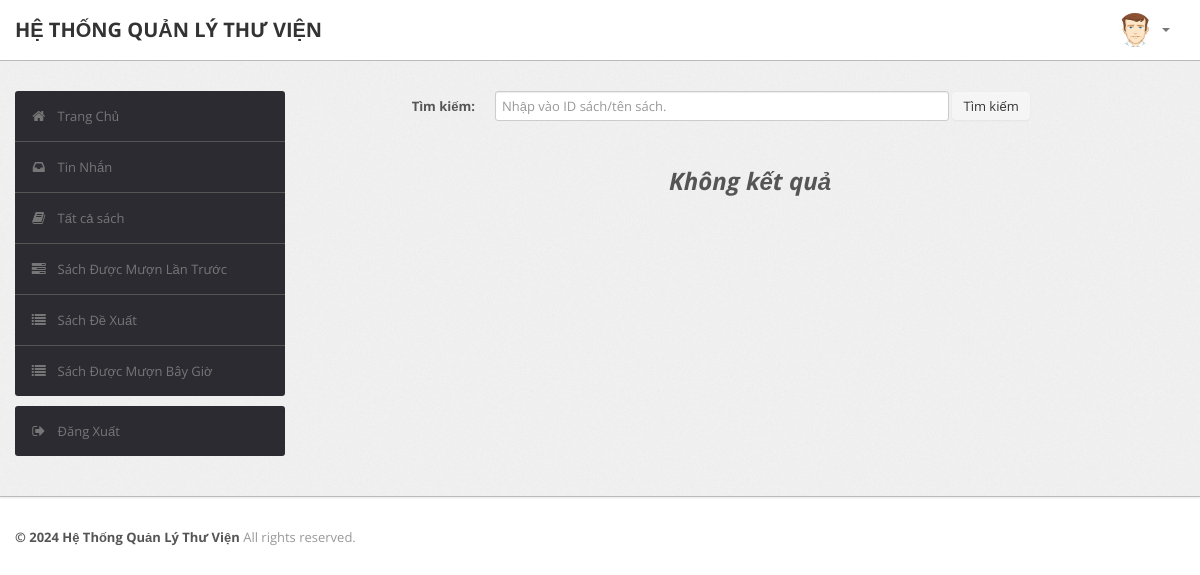
The page /student/current.php (signed in) on the database as committed earlier.
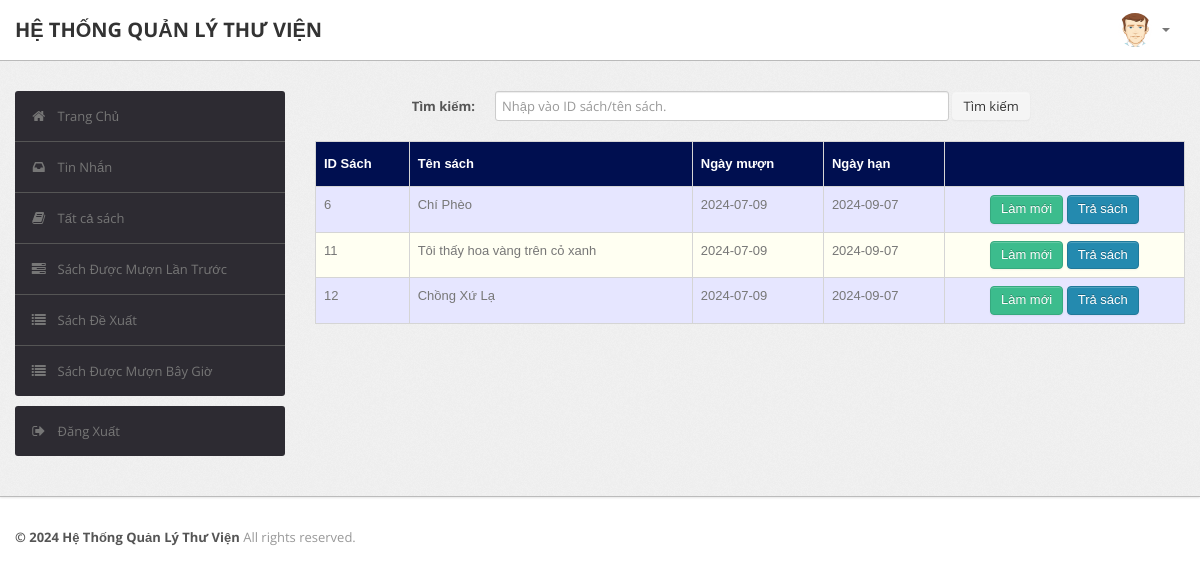
The same page on the database as committed later.
### tables this page shows
CREATE TABLE `record` (
  `RollNo` varchar(50) NOT NULL,
  `BookId` int(10) NOT NULL,
  `Date_of_Issue` date DEFAULT NULL,
  `Due_Date` date DEFAULT NULL,
  `Date_of_Return` date DEFAULT NULL,
  `Dues` int(10) DEFAULT NULL,
  `Renewals_left` int(10) DEFAULT NULL,
  `Time` time DEFAULT NULL
);

CREATE TABLE `book` (
  `BookId` int(10) NOT NULL,
  `Title` varchar(50) DEFAULT NULL,
  `Publisher` varchar(50) DEFAULT NULL,
  `Year` varchar(50) DEFAULT NULL,
  `Availability` int(5) DEFAULT NULL
);

### student/current.php (the view, shortened to what the changed rows need)
<?php
require('dbconn.php');
?>
<?php
if ($_SESSION['RollNo']) {
    ?>
<!DOCTYPE html>
<html lang="en">
    <head>
        <link type="text/css" href="bootstrap/css/bootstrap.min.css" rel="stylesheet">
        <link type="text/css" href="bootstrap/css/bootstrap-responsive.min.css" rel="stylesheet">
        <link type="text/css" href="css/theme.css" rel="stylesheet">
        <link type="text/css" href="images/icons/css/font-awesome.css" rel="stylesheet">
    </head>
    <body>
        <div class="wrapper">
            <div class="container">
                <div class="row">
                    <div class="span9">
                                    <br>
                                    <?php
                                    $rollno = $_SESSION['RollNo'];
                                    if(isset($_POST['submit']))
                                        {$s=$_POST['title'];
                                            $sql="select * from LMS.record,LMS.book where RollNo = '$rollno' and Date_of_Issue is NOT NULL and Date_of_Return is NULL and book.Bookid = record.BookId and (record.BookId='$s' or Title like '%$s%')";
                                        }
                                    else
                                        $sql="select * from LMS.record,LMS.book where RollNo = '$rollno' and Date_of_Issue is NOT NULL and Date_of_Return is NULL and book.Bookid = record.BookId";
                                    $result=$conn->query($sql);
                                    $rowcount=mysqli_num_rows($result);
                                    if(!($rowcount))
                                        echo "<br><center><h2><b><i>Không kết quả</i></b></h2></center>";
                                    else
                                    {
                                    ?>
                        <table class="table" id = "tables">
                                  <thead>
                                    <tr>
                                      <th>ID Sách</th>
                                      <th>Tên sách</th>
                                      <th>Ngày mượn</th>
                                      <th>Ngày hạn</th>
                                      <th></th>
                                    </tr>
                                  </thead>
                                  <tbody>
                                <?php
                            while($row=$result->fetch_assoc())
                            {
                                $bookid=$row['BookId'];
                                $name=$row['Title'];
                                $issuedate=$row['Date_of_Issue'];
                                $duedate=$row['Due_Date'];
                                $renewals=$row['Renewals_left'];
                            ?>
                                    <tr>
                                      <td><?php echo $bookid ?></td>
                                      <td><?php echo $name ?></td>
                                      <td><?php echo $issuedate ?></td>
                                      <td><?php echo $duedate ?></td>
                                        <td><center>
                                        <?php
                                         if($renewals)
                                            echo "<a href=\"renew_request.php?id=".$bookid."\" class=\"btn btn-success\">Làm mới</a>";
                                        ?>
                                        <a href="return_request.php?id=<?php echo $bookid; ?>" class="btn btn-primary">Trả sách</a>
                                        </center></td>
                                    </tr>
                            <?php }} ?>
                                    </tbody>
                                </table>
                    </div>
                </div>
            </div>
        </div>
    </body>
</html>
<?php }
else {
    echo "<script type='text/javascript'>alert('Access Denied!!!')</script>";
} ?>

Rows that differ between the two databases and show on the page:
added record: BookId.BookId "6", BookId.Title "Chí Phèo", Date_of_Issue "2024-07-09", Due_Date "2024-09-07"
added record: BookId.BookId "11", BookId.Title "Tôi thấy hoa vàng trên cỏ xanh", Date_of_Issue "2024-07-09", Due_Date "2024-09-07"
added record: BookId.BookId "12", BookId.Title "Chồng Xứ Lạ", Date_of_Issue "2024-07-09", Due_Date "2024-09-07"
Other text that changed with them:
text no longer shown: "Không kết quả"
text now shown: "ID Sách Tên sách Ngày mượn Ngày hạn"
